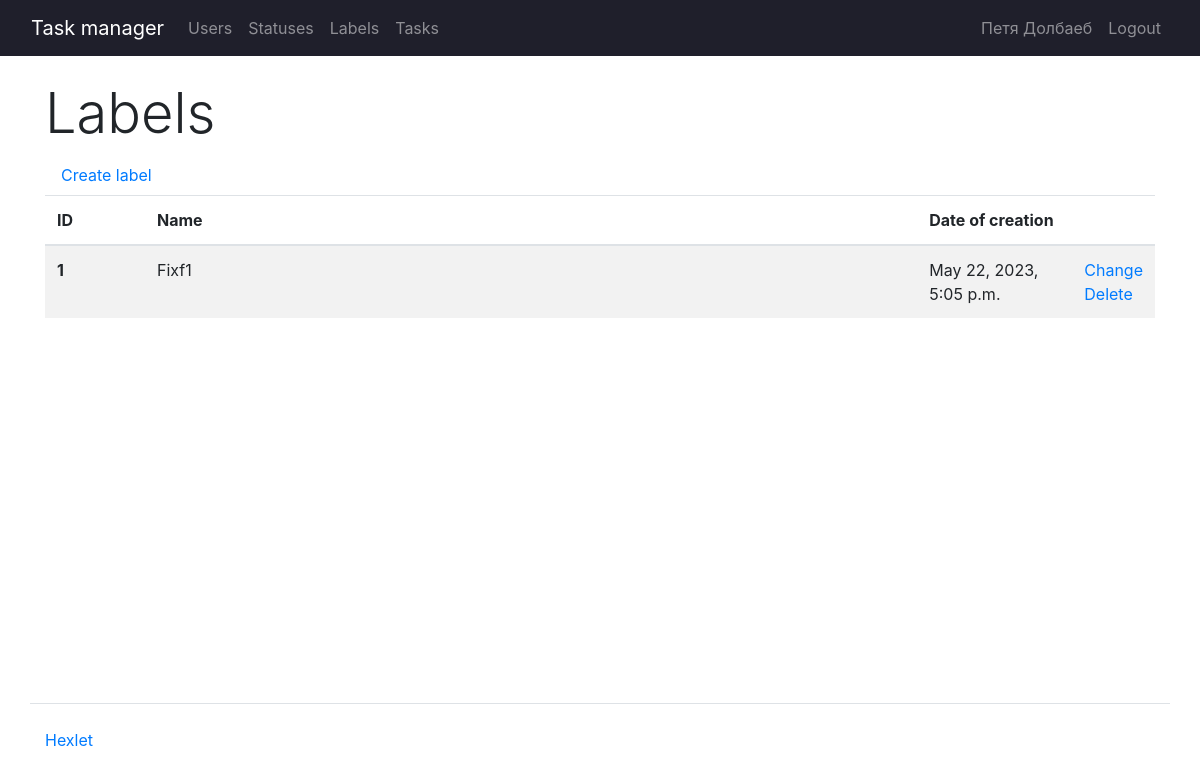
/labeles/ (signed in), run on an earlier commit of the app's database.
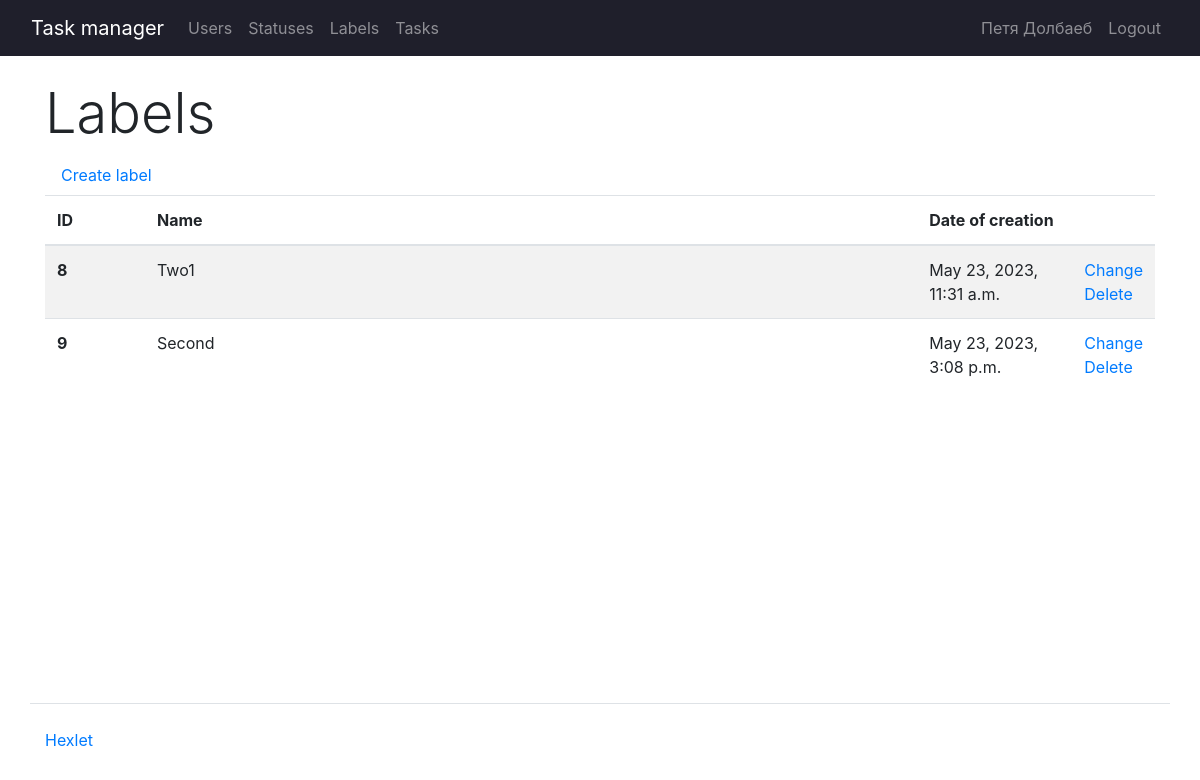
And on a later commit of the database.
### task_manager/labels/models.py (models this page shows, shortened)
class Labels(models.Model):
    name = models.CharField(max_length=255, verbose_name=_("Name"))
    created_at = models.DateTimeField(auto_now_add=True)

### task_manager/labels/views.py (the view)
# urls.py: path("", LabelsView.as_view(), name="labels"),
class LabelsView(LabelLoginMixin, View):
    def get(self, request):
        labels = Labels.objects.all()
        return render(
            request, "labels/labels.html", context={"labels": labels})

### task_manager/users/models.py (called while the page is built)
    def __str__(self):
        return f'{self.first_name} {self.last_name}'

### task_manager/templates/labels/labels.html
{% extends 'base.html' %}
{% load i18n %}
{% block content %}
      <h1 class="display-4">{% translate "Labels" %}</h1>
      <a class="nav-link" href="{% url 'create_label' %}">{% translate "Create label" %}</a>
      <table class="table table-striped">
        <thead>
          <tr>
            <th scope="col" style="width: 100px;">ID</th>
            <th scope="col">{% translate "Name" %}</th>
            <th scope="col" style="width: 155px;">{% translate "Date of creation" %}</th>
            <th scope="col" style="width: 15px;"></th>
          </tr>
        </thead>
        <tbody>
            {% for label in labels %}
            <tr>
              <th scope="row">{{ label.id }}</th>
                <td>{{ label.name }}</td>
                <td>{{ label.created_at }}</td>
                <td>
                    <a href="{% url 'update_label' label.id %}">{% translate "Change" %}</a><br>
                    <a href="{% url 'delete_label' label.id %}" rel="nofollow">{% translate "Delete" %}</a>
                </td>
            </tr>
            {% endfor %}
        </tbody>
      </table>
{% endblock %}

What changed in the data, as far as the page shows it:
removed Labels: id "1", name "Fixf1", created_at "May 22, 2023, 5:05 p.m."
added Labels: id "8", name "Two1", created_at "May 23, 2023, 11:31 a.m."
added Labels: id "9", name "Second", created_at "May 23, 2023, 3:08 p.m."
